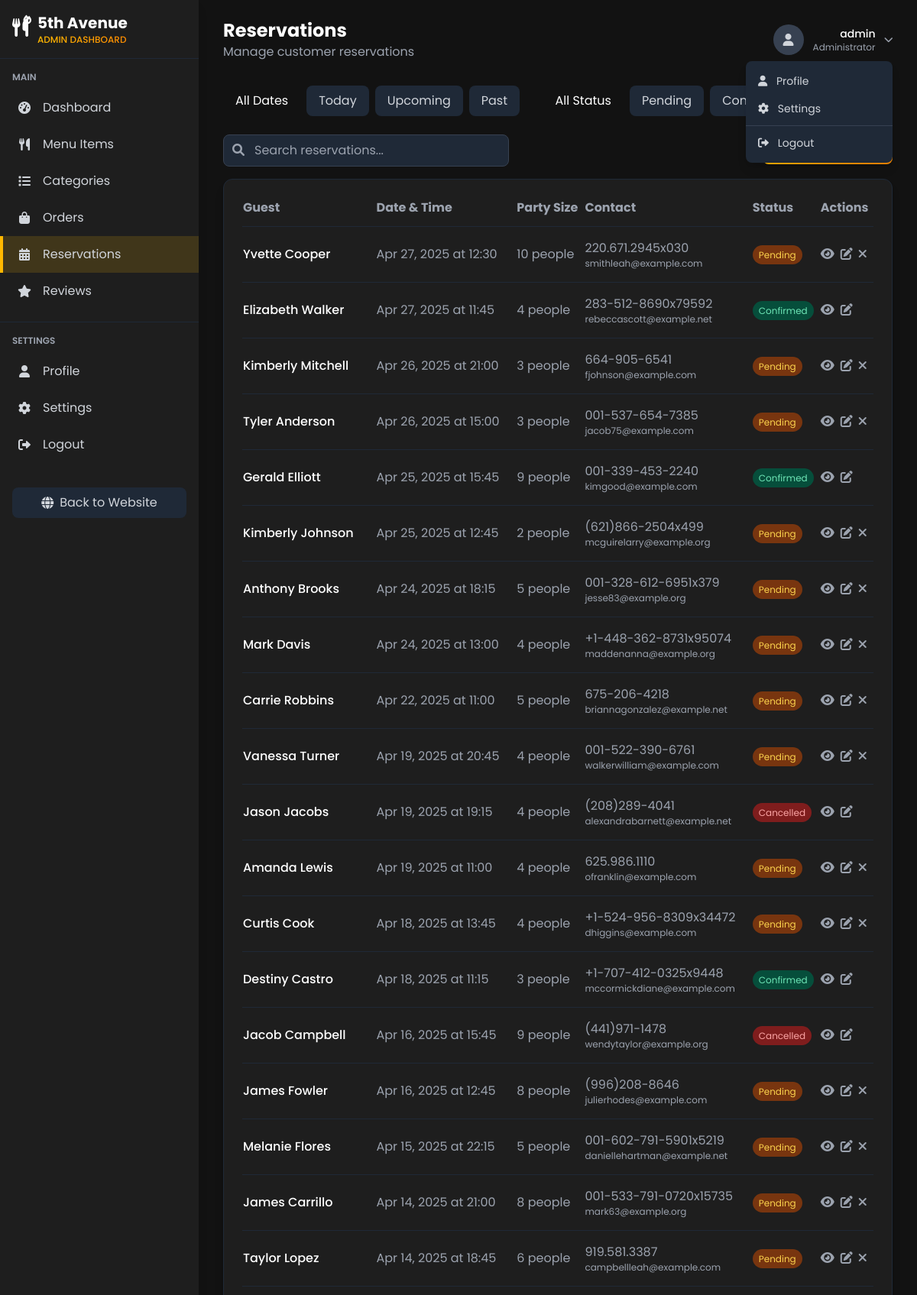
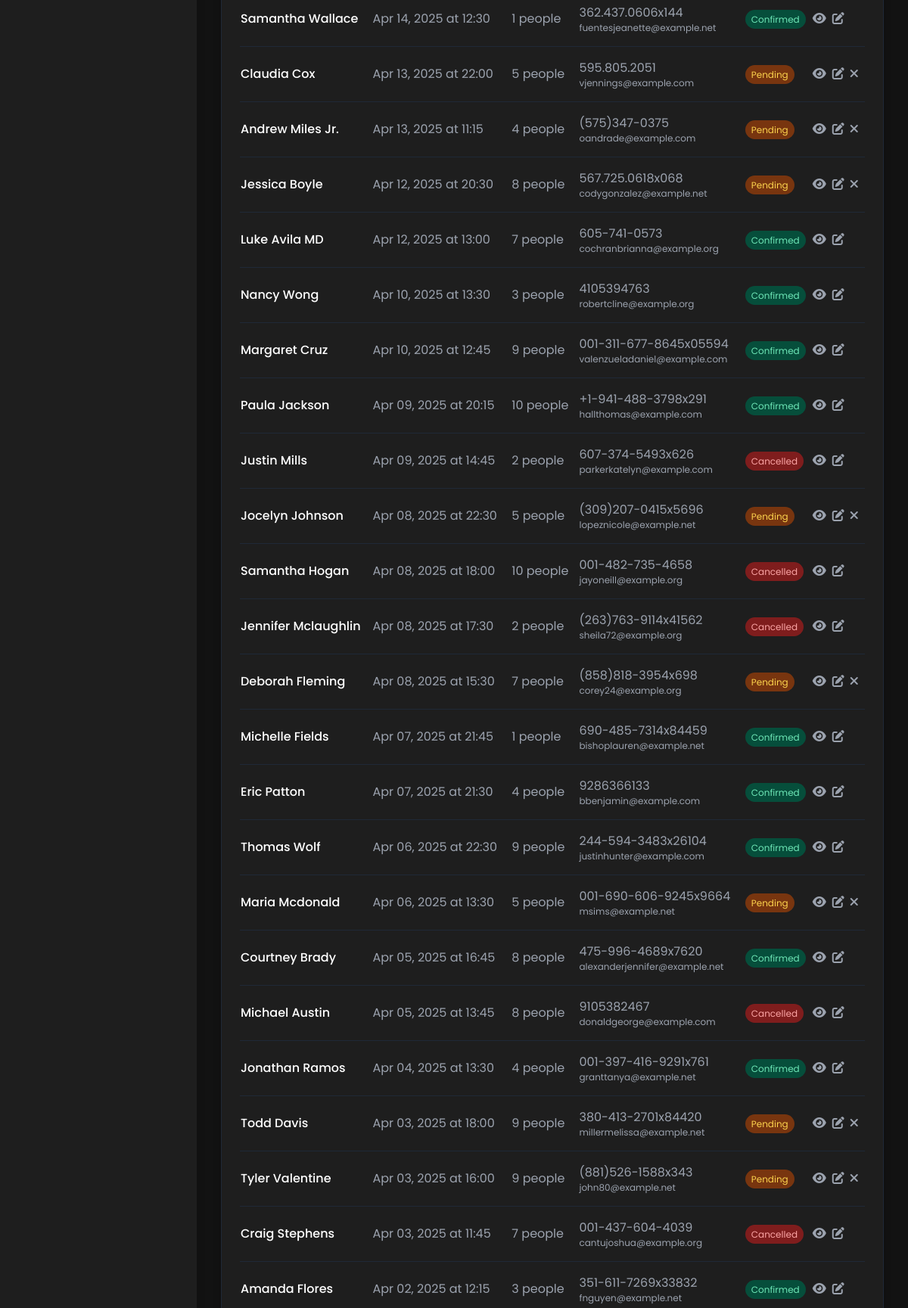
Page /dashboard/reservations/?date=all (signed in, upper part) on the committed database (2 pictures, top to bottom).
### ecommerce/models.py (models this page shows, shortened)
class Reservation(models.Model):
    STATUS_CHOICES = [
        ('PENDING', 'Pending'),
        ('CONFIRMED', 'Confirmed'),
        ('CANCELLED', 'Cancelled')
    ]
    name = models.CharField(max_length=100)
    email = models.EmailField()
    phone = models.CharField(max_length=15)
    date = models.DateField()
    time = models.TimeField()
    party_size = models.PositiveIntegerField(
        validators=[MinValueValidator(1), MaxValueValidator(20)],
        help_text="Number of guests"
    )
    special_requests = models.TextField(blank=True)
    status = models.CharField(
        max_length=10,
        choices=STATUS_CHOICES,
        default='PENDING'
    )
    created_at = models.DateTimeField(auto_now_add=True)
    updated_at = models.DateTimeField(auto_now=True)
    class Meta:
        ordering = ['-date', '-time']

### ecommerce/views.py (the view)
# urls.py: path('dashboard/reservations/', reservations_list, name='reservations'),
@login_required
def reservations_list(request):
    reservations = Reservation.objects.all().order_by('-date', '-time')
    status_filter = request.GET.get('status')
    if status_filter and status_filter != 'all':
        reservations = reservations.filter(status=status_filter)
    today = timezone.now().date()
    date_filter = request.GET.get('date', 'upcoming')
    if date_filter == 'today':
        reservations = reservations.filter(date=today)
    elif date_filter == 'upcoming':
        reservations = reservations.filter(date__gte=today)
    elif date_filter == 'past':
        reservations = reservations.filter(date__lt=today)
    context = {
        'reservations': reservations,
        'status_filter': status_filter or 'all',
        'date_filter': date_filter,
        'status_choices': Reservation.STATUS_CHOICES,
        'active_section': 'reservations'
    }
    return render(request, 'accounts/reservations.html', context)

### templates/accounts/reservations.html (shortened to what this page needs)
{% extends 'accounts/dashboard_base.html' %}
{% block page_title %}Reservations{% endblock page_title %}
{% block page_subtitle %}Manage customer reservations{% endblock page_subtitle %}
{% block content %}
<div class="mb-6 flex flex-col md:flex-row justify-between items-start md:items-center space-y-4 md:space-y-0">
    <div class="flex flex-wrap gap-2">
        <a href="{% url 'reservations' %}?date=all{% if status_filter != 'all' %}&status={{ status_filter }}{% endif %}"
           class="px-4 py-2 rounded-lg {% if date_filter == 'all' %}bg-food-gold text-food-black{% else %}bg-gray-800 text-gray-300 hover:bg-gray-700{% endif %}">
            All Dates
        </a>
        <a href="{% url 'reservations' %}?date=today{% if status_filter != 'all' %}&status={{ status_filter }}{% endif %}"
           class="px-4 py-2 rounded-lg {% if date_filter == 'today' %}bg-food-gold text-food-black{% else %}bg-gray-800 text-gray-300 hover:bg-gray-700{% endif %}">
            Today
        </a>
        <a href="{% url 'reservations' %}?date=upcoming{% if status_filter != 'all' %}&status={{ status_filter }}{% endif %}"
           class="px-4 py-2 rounded-lg {% if date_filter == 'upcoming' %}bg-food-gold text-food-black{% else %}bg-gray-800 text-gray-300 hover:bg-gray-700{% endif %}">
            Upcoming
        </a>
        <a href="{% url 'reservations' %}?date=past{% if status_filter != 'all' %}&status={{ status_filter }}{% endif %}"
           class="px-4 py-2 rounded-lg {% if date_filter == 'past' %}bg-food-gold text-food-black{% else %}bg-gray-800 text-gray-300 hover:bg-gray-700{% endif %}">
            Past
        </a>
    </div>
    <div class="flex flex-wrap gap-2">
        <a href="{% url 'reservations' %}?status=all{% if date_filter != 'all' %}&date={{ date_filter }}{% endif %}"
           class="px-4 py-2 rounded-lg {% if status_filter == 'all' %}bg-food-gold text-food-black{% else %}bg-gray-800 text-gray-300 hover:bg-gray-700{% endif %}">
            All Status
        </a>
        {% for status_code, status_name in status_choices %}
        <a href="{% url 'reservations' %}?status={{ status_code }}{% if date_filter != 'all' %}&date={{ date_filter }}{% endif %}"
           class="px-4 py-2 rounded-lg {% if status_filter == status_code %}bg-food-gold text-food-black{% else %}bg-gray-800 text-gray-300 hover:bg-gray-700{% endif %}">
            {{ status_name }}
        </a>
        {% endfor %}
    </div>
</div>
<div class="mb-4 flex justify-between items-center">
    <div class="relative">
        <input type="text" id="search-reservations" placeholder="Search reservations..."
            class="bg-gray-800 border border-gray-700 rounded-lg py-2 px-4 text-white focus:outline-none focus:ring-2 focus:ring-food-gold pl-10">
        <i class="fas fa-search absolute left-3 top-3 text-gray-400"></i>
    </div>
    <button id="add-reservation-btn" class="btn-primary px-4 py-2 rounded-lg text-sm font-bold">
    </button>
</div>
<div class="card p-6 shadow-lg border border-gray-800">
    <div class="overflow-x-auto">
        <table class="w-full">
            <thead>
                <tr class="text-left text-gray-400 border-b border-gray-800">
                    <th class="pb-3">Guest</th>
                    <th class="pb-3">Date & Time</th>
                    <th class="pb-3">Party Size</th>
                    <th class="pb-3">Contact</th>
                    <th class="pb-3">Status</th>
                    <th class="pb-3">Actions</th>
                </tr>
            </thead>
            <tbody id="reservations-table">
                {% for reservation in reservations %}
                <tr class="table-row border-b border-gray-800">
                    <td class="py-4 text-white font-medium">{{ reservation.name }}</td>
                    <td class="py-4 text-gray-400">{{ reservation.date|date:"M d, Y" }} at {{ reservation.time|time:"H:i" }}</td>
                    <td class="py-4 text-gray-400">{{ reservation.party_size }} people</td>
                    <td class="py-4 text-gray-400">
                        <div>{{ reservation.phone }}</div>
                        <div class="text-xs">{{ reservation.email }}</div>
                    </td>
                    <td class="py-4">
                        {% if reservation.status == 'PENDING' %}
                        <span class="bg-yellow-900 text-yellow-300 text-xs px-2 py-1 rounded-full">Pending</span>
                        {% elif reservation.status == 'CONFIRMED' %}
                        <span class="bg-green-900 text-green-300 text-xs px-2 py-1 rounded-full">Confirmed</span>
                        {% elif reservation.status == 'CANCELLED' %}
                        <span class="bg-red-900 text-red-300 text-xs px-2 py-1 rounded-full">Cancelled</span>
                        {% endif %}
                    </td>
                    <td class="py-4">
                        <div class="flex space-x-2">
                            <button class="view-reservation-btn text-gray-400 hover:text-food-gold transition duration-300" data-reservation-id="{{ reservation.id }}" title="View Details">
                                <i class="fas fa-eye"></i>
                            </button>
                            <button class="update-status-btn text-gray-400 hover:text-blue-500 transition duration-300" data-reservation-id="{{ reservation.id }}" title="Update Status">
                                <i class="fas fa-edit"></i>
                            </button>
                            {% if reservation.status == 'PENDING' %}
                            <button class="cancel-reservation-btn text-gray-400 hover:text-red-500 transition duration-300" data-reservation-id="{{ reservation.id }}" title="Cancel Reservation">
                                <i class="fas fa-times"></i>
                            </button>
                            {% endif %}
                        </div>
                    </td>
                </tr>
                {% endfor %}
            </tbody>
        </table>
    </div>
</div>
{% endblock content %}

### templates/accounts/dashboard_base.html (shortened to what this page needs)
<!DOCTYPE html>
<html lang="en">
<head>
    {% load static %}
    <link href="https://cdn.jsdelivr.net/npm/tailwindcss@2.2.19/dist/tailwind.min.css" rel="stylesheet">
    <link rel="stylesheet" href="https://cdnjs.cloudflare.com/ajax/libs/font-awesome/6.0.0-beta3/css/all.min.css">
</head>
<body class="min-h-screen" x-data="{ sidebarOpen: true, mobileSidebarOpen: false }">
    <aside class="sidebar fixed h-full overflow-y-auto z-40 shadow-lg"
           :class="{ 'sidebar-collapsed': !sidebarOpen && !$screen('md'), 'open': mobileSidebarOpen }"
           @click.away="mobileSidebarOpen = false">
        <div class="flex items-center justify-between p-4 border-b border-gray-800">
            <div class="flex items-center space-x-3" :class="{ 'hidden': !sidebarOpen && !$screen('md') }">
                <div class="relative">
                    <i class="fas fa-utensils text-white text-2xl"></i>
                    <i class="fas fa-fire absolute -top-1 -right-1 text-food-gold text-xs animate-pulse"></i>
                </div>
                <div>
                    <div class="text-xl font-bold text-white">5th Avenue</div>
                    <div class="text-xs font-medium gold-text-gradient">ADMIN DASHBOARD</div>
                </div>
            </div>
        </div>
        <nav class="py-4">
            <div class="px-4 mb-2 text-xs font-semibold text-gray-400 uppercase" :class="{ 'hidden': !sidebarOpen && !$screen('md') }">
                Main
            </div>
            <a href="{% url 'dashboard' %}" class="nav-link flex items-center py-3 px-4 text-gray-300 hover:text-white {% if active_section == 'dashboard' %}active{% endif %}">
                <i class="fas fa-tachometer-alt w-6 text-center"></i>
                <span class="ml-3" :class="{ 'hidden': !sidebarOpen && !$screen('md') }">Dashboard</span>
            </a>
            <a href="{% url 'menu_items' %}" class="nav-link flex items-center py-3 px-4 text-gray-300 hover:text-white {% if active_section == 'menu_items' %}active{% endif %}">
                <i class="fas fa-utensils w-6 text-center"></i>
                <span class="ml-3" :class="{ 'hidden': !sidebarOpen && !$screen('md') }">Menu Items</span>
            </a>
            <a href="{% url 'categories' %}" class="nav-link flex items-center py-3 px-4 text-gray-300 hover:text-white {% if active_section == 'categories' %}active{% endif %}">
                <i class="fas fa-list w-6 text-center"></i>
                <span class="ml-3" :class="{ 'hidden': !sidebarOpen && !$screen('md') }">Categories</span>
            </a>
            <a href="{% url 'orders' %}" class="nav-link flex items-center py-3 px-4 text-gray-300 hover:text-white {% if active_section == 'orders' %}active{% endif %}">
                <i class="fas fa-shopping-bag w-6 text-center"></i>
                <span class="ml-3" :class="{ 'hidden': !sidebarOpen && !$screen('md') }">Orders</span>
            </a>
            <a href="{% url 'reservations' %}" class="nav-link flex items-center py-3 px-4 text-gray-300 hover:text-white {% if active_section == 'reservations' %}active{% endif %}">
                <i class="fas fa-calendar-alt w-6 text-center"></i>
                <span class="ml-3" :class="{ 'hidden': !sidebarOpen && !$screen('md') }">Reservations</span>
            </a>
            <a href="{% url 'reviews' %}" class="nav-link flex items-center py-3 px-4 text-gray-300 hover:text-white {% if active_section == 'reviews' %}active{% endif %}">
                <i class="fas fa-star w-6 text-center"></i>
                <span class="ml-3" :class="{ 'hidden': !sidebarOpen && !$screen('md') }">Reviews</span>
            </a>
            <div class="border-t border-gray-800 my-4"></div>
            <div class="px-4 mb-2 text-xs font-semibold text-gray-400 uppercase" :class="{ 'hidden': !sidebarOpen && !$screen('md') }">
                Settings
            </div>
            <a href="{% url 'user_profile' %}" class="nav-link flex items-center py-3 px-4 text-gray-300 hover:text-white {% if active_section == 'profile' %}active{% endif %}">
                <i class="fas fa-user w-6 text-center"></i>
                <span class="ml-3" :class="{ 'hidden': !sidebarOpen && !$screen('md') }">Profile</span>
            </a>
            <a href="{% url 'user_settings' %}" class="nav-link flex items-center py-3 px-4 text-gray-300 hover:text-white {% if active_section == 'settings' %}active{% endif %}">
                <i class="fas fa-cog w-6 text-center"></i>
                <span class="ml-3" :class="{ 'hidden': !sidebarOpen && !$screen('md') }">Settings</span>
            </a>
            <a href="{% url 'logout' %}" class="nav-link flex items-center py-3 px-4 text-gray-300 hover:text-white">
                <i class="fas fa-sign-out-alt w-6 text-center"></i>
                <span class="ml-3" :class="{ 'hidden': !sidebarOpen && !$screen('md') }">Logout</span>
            </a>
            <div class="px-4 mt-8" :class="{ 'hidden': !sidebarOpen && !$screen('md') }">
                <a href="{% url 'home' %}" class="flex items-center justify-center py-2 bg-gray-800 hover:bg-gray-700 text-gray-300 hover:text-white rounded-lg transition duration-300">
                    <i class="fas fa-globe mr-2"></i>
                    Back to Website
                </a>
            </div>
        </nav>
    </aside>
    <main class="main-content min-h-screen py-6 px-4 md:px-8" :class="{ 'main-content-expanded': !sidebarOpen && !$screen('md') }">
        <div class="flex justify-between items-center mb-8">
            <div>
                <h1 class="text-2xl font-bold">{% block page_title %}Dashboard{% endblock page_title %}</h1>
                <p class="text-gray-400">{% block page_subtitle %}Welcome to your restaurant management dashboard{% endblock page_subtitle %}</p>
            </div>
            <div class="relative" x-data="{ userMenuOpen: false }">
                <button @click="userMenuOpen = !userMenuOpen" class="flex items-center space-x-3 focus:outline-none">
                    <div class="w-10 h-10 rounded-full bg-gray-700 flex items-center justify-center">
                        <i class="fas fa-user text-gray-300"></i>
                    </div>
                    <div class="hidden md:block text-right">
                        <div class="text-sm font-medium">{{ request.user.username }}</div>
                        <div class="text-xs text-gray-400">Administrator</div>
                    </div>
                    <i class="fas fa-chevron-down text-gray-400 text-xs"></i>
                </button>
                <div x-show="userMenuOpen" @click.away="userMenuOpen = false" class="absolute right-0 mt-2 w-48 bg-gray-800 rounded-lg shadow-lg py-2 z-50">
                    <a href="#" class="block px-4 py-2 text-sm text-gray-300 hover:bg-gray-700 hover:text-white">
                        <i class="fas fa-user mr-2"></i> Profile
                    </a>
                    <a href="#" class="block px-4 py-2 text-sm text-gray-300 hover:bg-gray-700 hover:text-white">
                        <i class="fas fa-cog mr-2"></i> Settings
                    </a>
                    <div class="border-t border-gray-700 my-1"></div>
                    <a href="{% url 'logout' %}" class="block px-4 py-2 text-sm text-gray-300 hover:bg-gray-700 hover:text-white">
                        <i class="fas fa-sign-out-alt mr-2"></i> Logout
                    </a>
                </div>
            </div>
        </div>
        {% block content %}{% endblock content %}
    </main>
</body>
</html>

### rows in the picture
Reservation: name "Yvette Cooper", date "Apr 27, 2025", time "12:30", party_size "10", phone "220.671.2945x030", email "smithleah@example.com", status "Pending"
Reservation: name "Elizabeth Walker", date "Apr 27, 2025", time "11:45", party_size "4", phone "283-512-8690x79592", email "rebeccascott@example.net", status "Confirmed"
Reservation: name "Kimberly Mitchell", date "Apr 26, 2025", time "21:00", party_size "3", phone "664-905-6541", email "fjohnson@example.com", status "Pending"
Reservation: name "Tyler Anderson", date "Apr 26, 2025", time "15:00", party_size "3", phone "001-537-654-7385", email "jacob75@example.com", status "Pending"
Reservation: name "Gerald Elliott", date "Apr 25, 2025", time "15:45", party_size "9", phone "001-339-453-2240", email "kimgood@example.com", status "Confirmed"
Reservation: name "Kimberly Johnson", date "Apr 25, 2025", time "12:45", party_size "2", phone "(621)866-2504x499", email "mcguirelarry@example.org", status "Pending"
Reservation: name "Anthony Brooks", date "Apr 24, 2025", time "18:15", party_size "5", phone "001-328-612-6951x379", email "jesse83@example.org", status "Pending"
Reservation: name "Mark Davis", date "Apr 24, 2025", time "13:00", party_size "4", phone "+1-448-362-8731x95074", email "maddenanna@example.org", status "Pending"
Reservation: name "Carrie Robbins", date "Apr 22, 2025", time "11:00", party_size "5", phone "675-206-4218", email "briannagonzalez@example.net", status "Pending"
Reservation: name "Vanessa Turner", date "Apr 19, 2025", time "20:45", party_size "4", phone "001-522-390-6761", email "walkerwilliam@example.com", status "Pending"
Reservation: name "Jason Jacobs", date "Apr 19, 2025", time "19:15", party_size "4", phone "(208)289-4041", email "alexandrabarnett@example.net", status "Cancelled"
Reservation: name "Amanda Lewis", date "Apr 19, 2025", time "11:00", party_size "4", phone "625.986.1110", email "ofranklin@example.com", status "Pending"
Reservation: name "Curtis Cook", date "Apr 18, 2025", time "13:45", party_size "4", phone "+1-524-956-8309x34472", email "dhiggins@example.com", status "Pending"
Reservation: name "Destiny Castro", date "Apr 18, 2025", time "11:15", party_size "3", phone "+1-707-412-0325x9448", email "mccormickdiane@example.com", status "Confirmed"
Reservation: name "Jacob Campbell", date "Apr 16, 2025", time "15:45", party_size "9", phone "(441)971-1478", email "wendytaylor@example.org", status "Cancelled"
Reservation: name "James Fowler", date "Apr 16, 2025", time "12:45", party_size "8", phone "(996)208-8646", email "julierhodes@example.com", status "Pending"
Reservation: name "Melanie Flores", date "Apr 15, 2025", time "22:15", party_size "5", phone "001-602-791-5901x5219", email "daniellehartman@example.net", status "Pending"
Reservation: name "James Carrillo", date "Apr 14, 2025", time "21:00", party_size "8", phone "001-533-791-0720x15735", email "mark63@example.org", status "Pending"
Reservation: name "Taylor Lopez", date "Apr 14, 2025", time "18:45", party_size "6", phone "919.581.3387", email "campbellleah@example.com", status "Pending"
Reservation: name "Samantha Wallace", date "Apr 14, 2025", time "12:30", party_size "1", phone "362.437.0606x144", email "fuentesjeanette@example.net", status "Confirmed"
Reservation: name "Claudia Cox", date "Apr 13, 2025", time "22:00", party_size "5", phone "595.805.2051", email "vjennings@example.com", status "Pending"
Reservation: name "Andrew Miles Jr.", date "Apr 13, 2025", time "11:15", party_size "4", phone "(575)347-0375", email "oandrade@example.com", status "Pending"
Reservation: name "Jessica Boyle", date "Apr 12, 2025", time "20:30", party_size "8", phone "567.725.0618x068", email "codygonzalez@example.net", status "Pending"
Reservation: name "Luke Avila MD", date "Apr 12, 2025", time "13:00", party_size "7", phone "605-741-0573", email "cochranbrianna@example.org", status "Confirmed"
Reservation: name "Nancy Wong", date "Apr 10, 2025", time "13:30", party_size "3", phone "4105394763", email "robertcline@example.org", status "Confirmed"
Reservation: name "Margaret Cruz", date "Apr 10, 2025", time "12:45", party_size "9", phone "001-311-677-8645x05594", email "valenzueladaniel@example.com", status "Confirmed"
Reservation: name "Paula Jackson", date "Apr 09, 2025", time "20:15", party_size "10", phone "+1-941-488-3798x291", email "hallthomas@example.com", status "Confirmed"
Reservation: name "Justin Mills", date "Apr 09, 2025", time "14:45", party_size "2", phone "607-374-5493x626", email "parkerkatelyn@example.com", status "Cancelled"
Reservation: name "Jocelyn Johnson", date "Apr 08, 2025", time "22:30", party_size "5", phone "(309)207-0415x5696", email "lopeznicole@example.net", status "Pending"
Reservation: name "Samantha Hogan", date "Apr 08, 2025", time "18:00", party_size "10", phone "001-482-735-4658", email "jayoneill@example.org", status "Cancelled"
Reservation: name "Jennifer Mclaughlin", date "Apr 08, 2025", time "17:30", party_size "2", phone "(263)763-9114x41562", email "sheila72@example.org", status "Cancelled"
Reservation: name "Deborah Fleming", date "Apr 08, 2025", time "15:30", party_size "7", phone "(858)818-3954x698", email "corey24@example.org", status "Pending"
Reservation: name "Michelle Fields", date "Apr 07, 2025", time "21:45", party_size "1", phone "690-485-7314x84459", email "bishoplauren@example.net", status "Confirmed"
Reservation: name "Eric Patton", date "Apr 07, 2025", time "21:30", party_size "4", phone "9286366133", email "bbenjamin@example.com", status "Confirmed"
Reservation: name "Thomas Wolf", date "Apr 06, 2025", time "22:30", party_size "9", phone "244-594-3483x26104", email "justinhunter@example.com", status "Confirmed"
Reservation: name "Maria Mcdonald", date "Apr 06, 2025", time "13:30", party_size "5", phone "001-690-606-9245x9664", email "msims@example.net", status "Pending"
Reservation: name "Courtney Brady", date "Apr 05, 2025", time "16:45", party_size "8", phone "475-996-4689x7620", email "alexanderjennifer@example.net", status "Confirmed"
Reservation: name "Michael Austin", date "Apr 05, 2025", time "13:45", party_size "8", phone "9105382467", email "donaldgeorge@example.com", status "Cancelled"
Reservation: name "Jonathan Ramos", date "Apr 04, 2025", time "13:30", party_size "4", phone "001-397-416-9291x761", email "granttanya@example.net", status "Confirmed"
Reservation: name "Todd Davis", date "Apr 03, 2025", time "18:00", party_size "9", phone "380-413-2701x84420", email "millermelissa@example.net", status "Pending"
Reservation: name "Tyler Valentine", date "Apr 03, 2025", time "16:00", party_size "9", phone "(881)526-1588x343", email "john80@example.net", status "Pending"
Reservation: name "Craig Stephens", date "Apr 03, 2025", time "11:45", party_size "7", phone "001-437-604-4039", email "cantujoshua@example.org", status "Cancelled"
Reservation: name "Amanda Flores", date "Apr 02, 2025", time "12:15", party_size "3", phone "351-611-7269x33832", email "fnguyen@example.net", status "Confirmed"

### other values in the picture
{{ request.user.username }} "admin"
{{ status_name }} "Pending"
